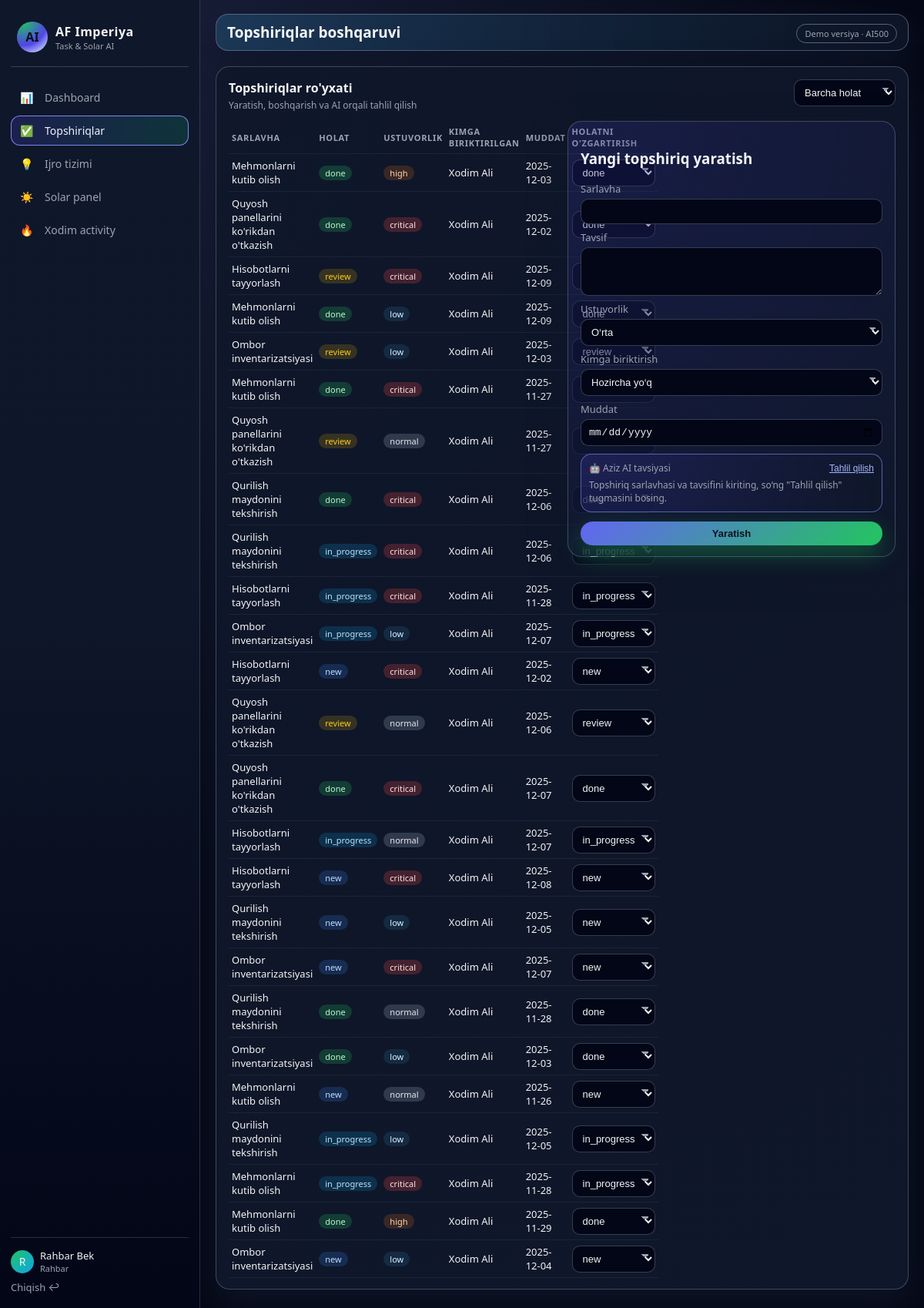
The page /tasks (signed in) on the database its author committed.
### app.py (models this page shows, shortened)
class User(UserMixin, db.Model):
    id = db.Column(db.Integer, primary_key=True)
    full_name = db.Column(db.String(120), nullable=False)
    email = db.Column(db.String(120), unique=True, nullable=False, index=True)
    password_hash = db.Column(db.String(255), nullable=False)
    role = db.Column(db.String(20), nullable=False, default="xodim")  # admin / rahbar / xodim
    is_active = db.Column(db.Boolean, default=True)
    tasks_created = db.relationship("Task", backref="creator", foreign_keys="Task.created_by_id")
    tasks_assigned = db.relationship("Task", backref="assignee", foreign_keys="Task.assigned_to_id")

class Task(db.Model):
    id = db.Column(db.Integer, primary_key=True)
    title = db.Column(db.String(200), nullable=False)
    description = db.Column(db.Text, nullable=True)
    status = db.Column(db.String(20), default="new")  # new / in_progress / review / done / overdue
    priority = db.Column(db.String(20), default="normal")  # low / normal / high / critical
    created_at = db.Column(db.DateTime, default=datetime.utcnow)
    due_date = db.Column(db.Date, nullable=True)
    created_by_id = db.Column(db.Integer, db.ForeignKey("user.id"), nullable=False)
    assigned_to_id = db.Column(db.Integer, db.ForeignKey("user.id"), nullable=True)

### app.py (the view)
@app.route("/tasks")
@login_required
def tasks_list():
    status = request.args.get("status")
    query = Task.query
    if status:
        query = query.filter_by(status=status)
    tasks = query.order_by(Task.created_at.desc()).all()
    users = User.query.all()
    return render_template("tasks.html", tasks=tasks, users=users, status=status)

### app.py (called while the page is built)
@login_manager.user_loader
def load_user(user_id):
    return User.query.get(int(user_id))

### templates/tasks.html (shortened to what this page needs)
{% extends "base.html" %}
{% block header_title %}Topshiriqlar boshqaruvi{% endblock %}
{% block content %}
<div class="card">
    <div class="card-header card-header-flex">
        <div>
            <h3>Topshiriqlar ro'yxati</h3>
            <p class="card-subtitle">Yaratish, boshqarish va AI orqali tahlil qilish</p>
        </div>
        <div class="card-header-actions">
            <form method="get" class="form-inline">
                <select name="status" onchange="this.form.submit()">
                    <option value="">Barcha holat</option>
                </select>
            </form>
        </div>
    </div>
    <div class="grid-2 mt-2">
        <div>
            <div class="table-simple">
                <table>
                    <thead>
                        <tr>
                            <th>Sarlavha</th>
                            <th>Holat</th>
                            <th>Ustuvorlik</th>
                            <th>Kimga biriktirilgan</th>
                            <th>Muddat</th>
                            <th>Holatni o'zgartirish</th>
                        </tr>
                    </thead>
                    <tbody>
                        {% for t in tasks %}
                        <tr>
                            <td>{{ t.title }}</td>
                            <td><span class="badge status-{{ t.status }}">{{ t.status }}</span></td>
                            <td><span class="badge priority-{{ t.priority }}">{{ t.priority }}</span></td>
                            <td>{{ t.assignee.full_name if t.assignee else "-" }}</td>
                            <td>{{ t.due_date or "-" }}</td>
                            <td>
                                <form method="post" action="{{ url_for('tasks_update_status', task_id=t.id) }}">
                                    <select name="status" onchange="this.form.submit()">
                                        <option value="new" {% if t.status == 'new' %}selected{% endif %}>new</option>
                                        <option value="in_progress" {% if t.status == 'in_progress' %}selected{% endif %}>in_progress</option>
                                        <option value="review" {% if t.status == 'review' %}selected{% endif %}>review</option>
                                        <option value="done" {% if t.status == 'done' %}selected{% endif %}>done</option>
                                    </select>
                                </form>
                            </td>
                        </tr>
                        {% else %}
                        <tr>
                            <td colspan="6">Topshiriqlar hali mavjud emas.</td>
                        </tr>
                        {% endfor %}
                    </tbody>
                </table>
            </div>
        </div>
        <div>
            <div class="card card-inner">
                <h3>Yangi topshiriq yaratish</h3>
                <form method="post" action="{{ url_for('tasks_create') }}" class="form">
                    <label>
                        <span>Sarlavha</span>
                        <input type="text" name="title" required>
                    </label>
                    <label>
                        <span>Tavsif</span>
                        <textarea name="description" rows="3"></textarea>
                    </label>
                    <label>
                        <span>Ustuvorlik</span>
                        <select name="priority">
                            <option value="normal" selected>O‘rta</option>
                        </select>
                    </label>
                    <label>
                        <span>Kimga biriktirish</span>
                        <select name="assigned_to_id">
                            <option value="">Hozircha yo‘q</option>
                        </select>
                    </label>
                    <label>
                        <span>Muddat</span>
                        <input type="date" name="due_date">
                    </label>
                    <div class="ai-hint-box">
                        <div class="ai-hint-header">
                            <span>🤖 Aziz AI tavsiyasi</span>
                            <button type="button" class="btn-link" onclick="askAiSuggestion()">Tahlil qilish</button>
                        </div>
                        <div id="aiSuggestionText" class="ai-hint-body">
                            Topshiriq sarlavhasi va tavsifini kiriting, so‘ng "Tahlil qilish" tugmasini bosing.
                        </div>
                    </div>
                    <button class="btn-primary w-100 mt-2" type="submit">Yaratish</button>
                </form>
            </div>
        </div>
    </div>
</div>
{% endblock %}

### templates/base.html (shortened to what this page needs)
<!doctype html>
<html lang="uz">
<head>
    <link rel="stylesheet" href="{{ url_for('static', filename='css/style.css') }}">
</head>
<body>
<div class="layout">
    <aside class="sidebar">
        <div class="sidebar-logo">
            <div class="logo-circle">AI</div>
            <div class="logo-text">
                <span class="logo-main">AF Imperiya</span>
                <span class="logo-sub">Task & Solar AI</span>
            </div>
        </div>
        <nav class="sidebar-nav">
            <a href="{{ url_for('index') }}" class="nav-item {% if request.endpoint == 'index' %}active{% endif %}">
                <span>📊</span> <span>Dashboard</span>
            </a>
            <a href="{{ url_for('tasks_list') }}" class="nav-item {% if 'tasks' in request.endpoint %}active{% endif %}">
                <span>✅</span> <span>Topshiriqlar</span>
            </a>
            <a href="{{ url_for('ijro_board') }}" class="nav-item {% if request.endpoint == 'ijro_board' %}active{% endif %}">
                <span>💡</span> <span>Ijro tizimi</span>
            </a>
            <a href="{{ url_for('solar_page') }}" class="nav-item {% if request.endpoint == 'solar_page' %}active{% endif %}">
                <span>☀️</span> <span>Solar panel</span>
            </a>
            <a href="{{ url_for('activity_page') }}" class="nav-item {% if request.endpoint == 'activity_page' %}active{% endif %}">
                <span>🔥</span> <span>Xodim activity</span>
            </a>
        </nav>
        <div class="sidebar-footer">
            {% if current_user.is_authenticated %}
                <div class="user-mini">
                    <div class="user-circle">{{ current_user.full_name[:1] }}</div>
                    <div>
                        <div class="user-name">{{ current_user.full_name }}</div>
                        <div class="user-role">{{ current_user.role|capitalize }}</div>
                    </div>
                </div>
                <a href="{{ url_for('logout') }}" class="logout-link">Chiqish ↩</a>
            {% endif %}
        </div>
    </aside>
    <main class="main">
        <header class="topbar">
            <div class="topbar-title">
                {% block header_title %}Panel{% endblock %}
            </div>
            <div class="topbar-actions">
                <span class="badge-pill">Demo versiya · AI500</span>
            </div>
        </header>
        <section class="content">
            {% block content %}{% endblock %}
        </section>
    </main>
</div>
</body>
</html>

### rows shown on the page
User: full_name "R", full_name "Rahbar Bek", role "Rahbar"
Task: title "Mehmonlarni kutib olish", status "done", priority "high", assignee "Xodim Ali", due_date "2025-12-03"
Task: title "Quyosh panellarini ko'rikdan o'tkazish", status "done", priority "critical", assignee "Xodim Ali", due_date "2025-12-02"
Task: title "Hisobotlarni tayyorlash", status "review", priority "critical", assignee "Xodim Ali", due_date "2025-12-09"
Task: title "Mehmonlarni kutib olish", status "done", priority "low", assignee "Xodim Ali", due_date "2025-12-09"
Task: title "Ombor inventarizatsiyasi", status "review", priority "low", assignee "Xodim Ali", due_date "2025-12-03"
Task: title "Mehmonlarni kutib olish", status "done", priority "critical", assignee "Xodim Ali", due_date "2025-11-27"
Task: title "Quyosh panellarini ko'rikdan o'tkazish", status "review", priority "normal", assignee "Xodim Ali", due_date "2025-11-27"
Task: title "Qurilish maydonini tekshirish", status "done", priority "critical", assignee "Xodim Ali", due_date "2025-12-06"
Task: title "Qurilish maydonini tekshirish", status "in_progress", priority "critical", assignee "Xodim Ali", due_date "2025-12-06"
Task: title "Hisobotlarni tayyorlash", status "in_progress", priority "critical", assignee "Xodim Ali", due_date "2025-11-28"
Task: title "Ombor inventarizatsiyasi", status "in_progress", priority "low", assignee "Xodim Ali", due_date "2025-12-07"
Task: title "Hisobotlarni tayyorlash", status "new", priority "critical", assignee "Xodim Ali", due_date "2025-12-02"
Task: title "Quyosh panellarini ko'rikdan o'tkazish", status "review", priority "normal", assignee "Xodim Ali", due_date "2025-12-06"
Task: title "Quyosh panellarini ko'rikdan o'tkazish", status "done", priority "critical", assignee "Xodim Ali", due_date "2025-12-07"
Task: title "Hisobotlarni tayyorlash", status "in_progress", priority "normal", assignee "Xodim Ali", due_date "2025-12-07"
Task: title "Hisobotlarni tayyorlash", status "new", priority "critical", assignee "Xodim Ali", due_date "2025-12-08"
Task: title "Qurilish maydonini tekshirish", status "new", priority "low", assignee "Xodim Ali", due_date "2025-12-05"
Task: title "Ombor inventarizatsiyasi", status "new", priority "critical", assignee "Xodim Ali", due_date "2025-12-07"
Task: title "Qurilish maydonini tekshirish", status "done", priority "normal", assignee "Xodim Ali", due_date "2025-11-28"
Task: title "Ombor inventarizatsiyasi", status "done", priority "low", assignee "Xodim Ali", due_date "2025-12-03"
Task: title "Mehmonlarni kutib olish", status "new", priority "normal", assignee "Xodim Ali", due_date "2025-11-26"
Task: title "Qurilish maydonini tekshirish", status "in_progress", priority "low", assignee "Xodim Ali", due_date "2025-12-05"
Task: title "Mehmonlarni kutib olish", status "in_progress", priority "critical", assignee "Xodim Ali", due_date "2025-11-28"
Task: title "Mehmonlarni kutib olish", status "done", priority "high", assignee "Xodim Ali", due_date "2025-11-29"
Task: title "Ombor inventarizatsiyasi", status "new", priority "low", assignee "Xodim Ali", due_date "2025-12-04"
